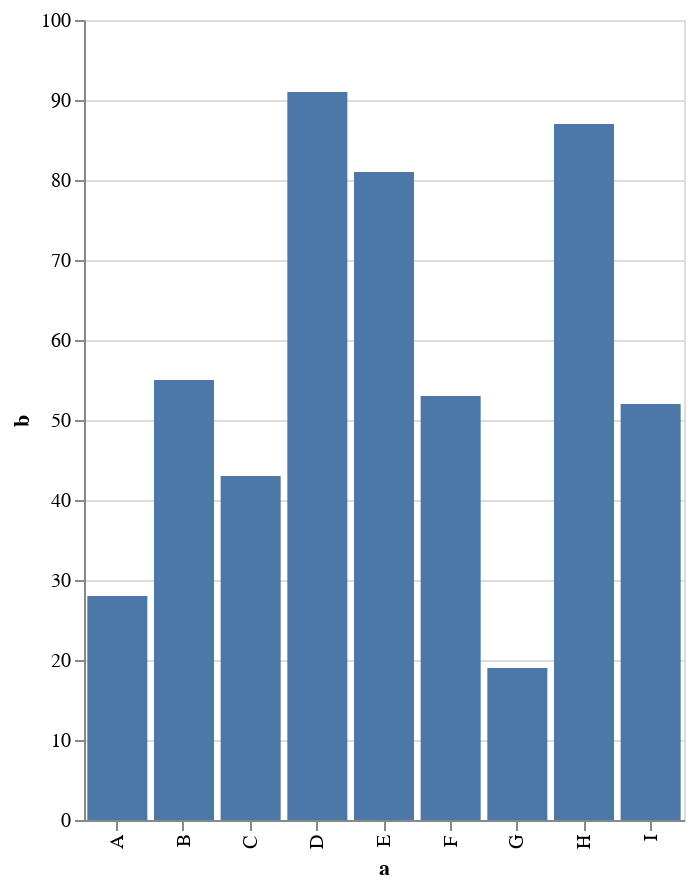

The code cell stored with this chart in its notebook:
### Code cell
# NO CODE
import altair as alt
import pandas as pd

data = pd.DataFrame({
    'a': ['A', 'B', 'C', 'D', 'E', 'F', 'G', 'H', 'I'],
    'b': [28, 55, 43, 91, 81, 53, 19, 87, 52]
})

alt.Chart(data).mark_bar().encode(
    x='a',
    y='b'
).properties(
    height = 400,
    width = 300,
)

### Figure 1 — Vega-Lite specification as saved in the notebook (floating-point values rounded to 4 significant figures)
{"$schema": "https://vega.github.io/schema/vega-lite/v2.6.0.json", "config": {"view": {"height": 300, "width": 400}}, "data": {"name": "data-c2a3e89ba9d5d1687d5e8c28d630a033"}, "datasets": {"data-c2a3e89ba9d5d1687d5e8c28d630a033": [{"a": "A", "b": 28}, {"a": "B", "b": 55}, {"a": "C", "b": 43}, {"a": "D", "b": 91}, {"a": "E", "b": 81}, {"a": "F", "b": 53}, {"a": "G", "b": 19}, {"a": "H", "b": 87}, {"a": "I", "b": 52}]}, "encoding": {"x": {"field": "a", "type": "nominal"}, "y": {"field": "b", "type": "quantitative"}}, "height": 400, "mark": "bar", "width": 300}
